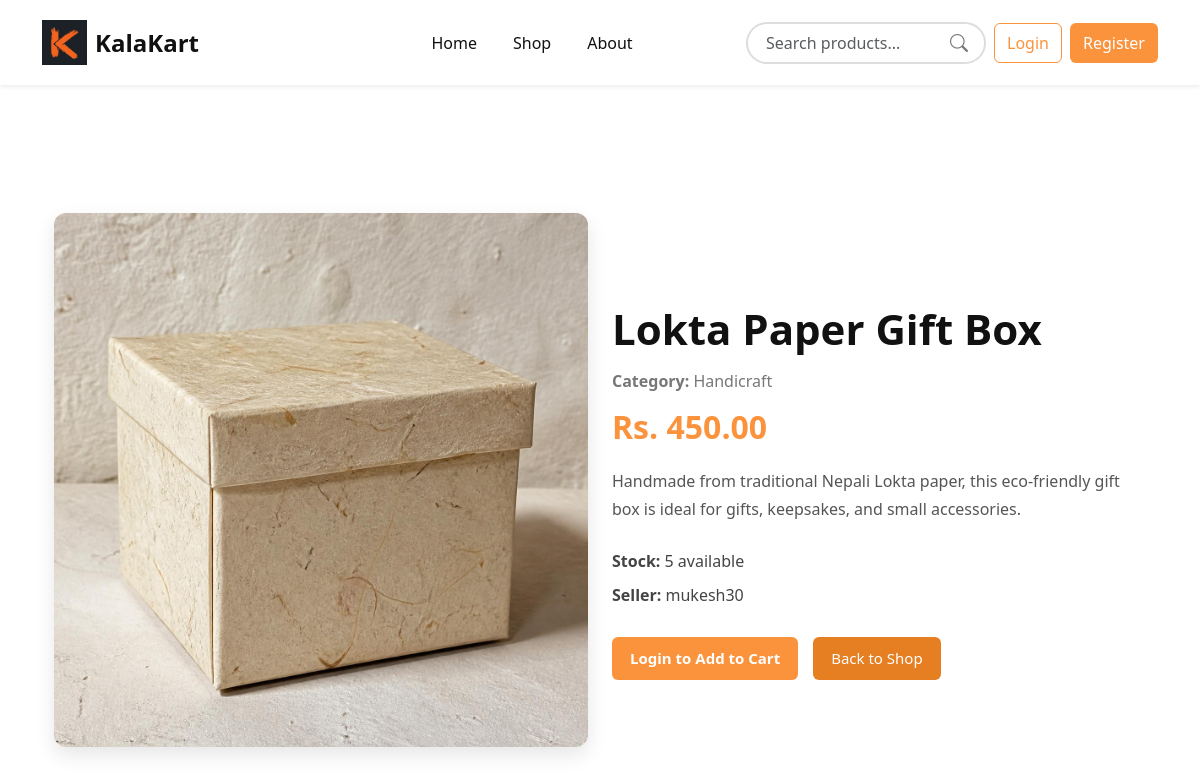
Screenshot of /product/2/ with the database file from the repository.
### products/models.py (models this page shows, shortened)
class Product(models.Model):
    CATEGORY_CHOICES = (
        ('Painting', 'Painting'),
        ('Handicraft', 'Handicraft'),
        ('Jewelry', 'Jewelry'),
        ('Pottery', 'Pottery'),
        ('Home Decor', 'Home Decor'),
        ('Traditional Wear', 'Traditional Wear'),
    )
    seller = models.ForeignKey(
        CustomUser,
        on_delete=models.CASCADE
    )
    name = models.CharField(max_length=200)
    category = models.CharField(
        max_length=50,
        choices=CATEGORY_CHOICES
    )
    description = models.TextField()
    price = models.DecimalField(
        max_digits=10,
        decimal_places=2
    )
    stock = models.PositiveIntegerField()
    image = models.ImageField(
        upload_to='products/'
    )
    created_at = models.DateTimeField(auto_now_add=True)

### accounts/models.py (models this page shows, shortened)
class CustomUser(AbstractUser):
    USER_TYPE = (
        ('customer', 'Customer'),
        ('seller', 'Seller'),
    )
    user_type = models.CharField(
        max_length=10,
        choices=USER_TYPE,
        default='customer'
    )
    phone_number = models.CharField(
        max_length=15,
        blank=True,
        null=True
    )
    address = models.TextField(
        blank=True,
        null=True
    )
    profile_image = models.ImageField(
        upload_to='profiles/',
        blank=True,
        null=True
    )

### base_app/views.py (the view)
# urls.py: path('product/<int:id>/', ProductDetailView, name='product-detail'),
def ProductDetailView(request, id):
    product = get_object_or_404(
        Product,
        id=id
    )
    context = {
        "product": product
    }
    return render(
        request,
        "product_detail.html",
        context
    )

### base_app/context_processors.py (called while the page is built)
def cart_count(request):
    if request.user.is_authenticated:
        items = Cart.objects.filter(user=request.user)
        count = sum(item.quantity for item in items)
    else:
        count = 0
    return {
        "cart_count": count
    }

### Template/product_detail.html (shortened to what this page needs)
{% extends 'base.html' %}
{% block content %}
<section class="product-detail-section">
    <div class="container">
        <div class="row align-items-center">
            <div class="col-lg-6 mb-4">
                {% if product.image %}
                    <img
                        src="{{ product.image.url }}"
                        alt="{{ product.name }}"
                        class="img-fluid product-detail-image"
                    >
                {% else %}
                    <div class="product-detail-image d-flex align-items-center justify-content-center bg-light">
                        <span class="text-muted">
                            No image available
                        </span>
                    </div>
                {% endif %}
            </div>
            <div class="col-lg-6">
                <h2 class="product-title">
                    {{ product.name }}
                </h2>
                <p class="product-category">
                    <strong>Category:</strong>
                    {{ product.get_category_display }}
                </p>
                <h3 class="product-price">
                    Rs. {{ product.price }}
                </h3>
                <p class="product-description">
                    {{ product.description }}
                </p>
                <div class="product-features">
                    <p>
                        <strong>Stock:</strong>
                        {% if product.stock > 0 %}
                            <span>
                                {{ product.stock }} available
                            </span>
                        {% else %}
                            <span class="text-danger">
                                Out of Stock
                            </span>
                        {% endif %}
                    </p>
                    <p>
                        <strong>Seller:</strong>
                        {{ product.seller.username }}
                    </p>
                </div>
                {% if product.stock > 0 %}
                    {% if user.is_authenticated %}
                        {% if user.user_type == "customer" %}
                            <div class="product-buttons">
                                <form
                                    method="POST"
                                    action="{% url 'add-to-cart' product.id %}"
                                >
                                    {% csrf_token %}
                                    <div class="mb-3">
                                        <label
                                            for="quantity"
                                            class="form-label"
                                        >
                                            Quantity
                                        </label>
                                        <input
                                            type="number"
                                            id="quantity"
                                            name="quantity"
                                            value="1"
                                            min="1"
                                            max="{{ product.stock }}"
                                            class="form-control"
                                            style="max-width: 120px;"
                                            required
                                        >
                                    </div>
                                    <button
                                        type="submit"
                                        class="btn-cart"
                                    >
                                        Add to Cart
                                    </button>
                                </form>
                                <a
                                    href="{% url 'shop' %}"
                                    class="btn-back"
                                >
                                    Back to Shop
                                </a>
                            </div>
                        {% else %}
                            <div class="alert alert-info">
                                Sellers cannot add products to a cart.
                            </div>
                            <a
                                href="{% url 'shop' %}"
                                class="btn-back"
                            >
                                Back to Shop
                            </a>
                        {% endif %}
                    {% else %}
                        <div class="product-buttons">
                            <a
                                href="{% url 'login' %}"
                                class="btn-cart"
                            >
                                Login to Add to Cart
                            </a>
                            <a
                                href="{% url 'shop' %}"
                                class="btn-back"
                            >
                                Back to Shop
                            </a>
                        </div>
                    {% endif %}
                {% endif %}
            </div>
        </div>
    </div>
</section>
{% endblock %}

### Static/css/style.css (style rules this page uses)
:root { --bg-color: #ffffff; --navbar-color: #ffffff; --text-color: #111111; --main-color: #fb923c; }
body { background-color: var(--bg-color); color: var(--text-color); transition: 0.3s; }
.product-price { color: var(--main-color); font-size: 20px; font-weight: 700; margin-bottom: 15px; }
.product-detail-section { padding: 80px 0; }
.product-detail-image { width: 100%; border-radius: 12px; box-shadow: 0 8px 20px rgba(0,0,0,0.10); }
.product-title { font-size: 42px; font-weight: 700; color: var(--text-color); margin-bottom: 15px; }
.product-category { color: #777; margin-bottom: 15px; }
.product-price { color: var(--main-color); font-size: 32px; font-weight: 700; margin-bottom: 20px; }
.product-description { line-height: 1.8; color: #555; margin-bottom: 25px; }
.product-features { margin-bottom: 30px; }
.product-features p { margin-bottom: 10px; color: #444; }
.product-buttons { display: flex; align-items: flex-start; gap: 15px; }
.btn-cart, .btn-back { display: inline-flex; align-items: center; justify-content: center; height: 43px; padding: 10px 18px; font-size: 15px; border-radius: 6px; box-sizing: border-box; }
.btn-cart { background-color: #e67e22; color: white; border: none; }
.btn-back { background-color: #e67e22; color: white; border: none; text-decoration: none; }
.btn-cart { position: relative; background: var(--main-color); color: white; border-radius: 6px; padding: 8px 18px; text-decoration: none; font-weight: 600; display: flex; align-items: center; gap: 8px; transition: 0.3s; }

### rows the page displays
Product: image (picture), name "Lokta Paper Gift Box", category "Handicraft", price "450.00", description "Handmade from traditional Nepali Lokta paper, this eco-friendly gift box is ideal for gifts, keepsakes, and small accessories.", stock "5", seller.username "mukesh30"
